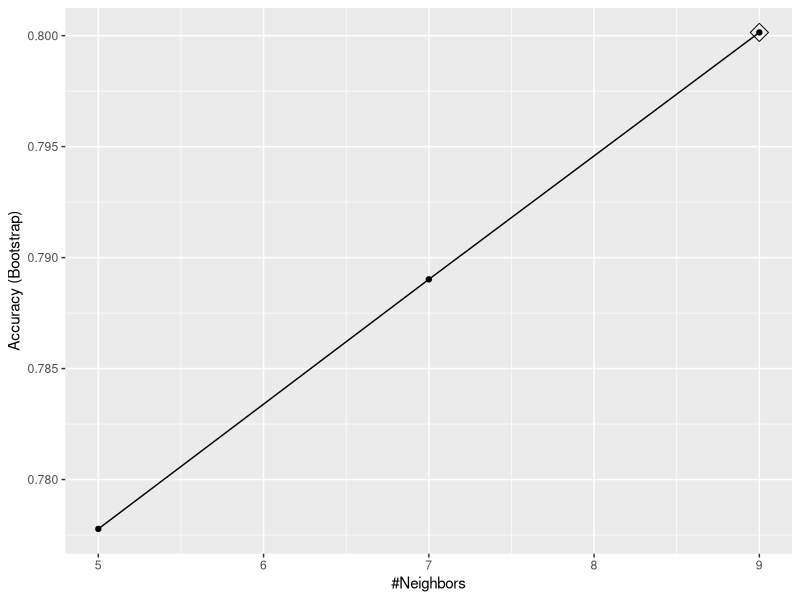
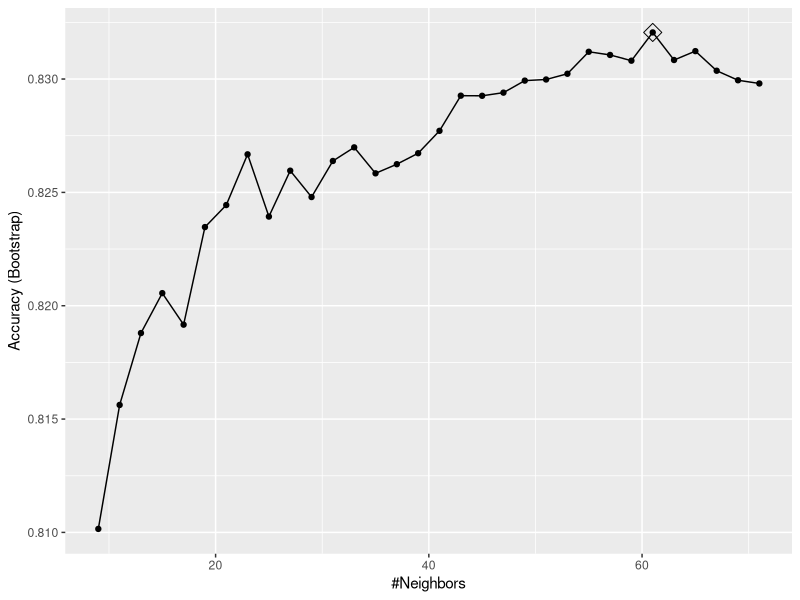
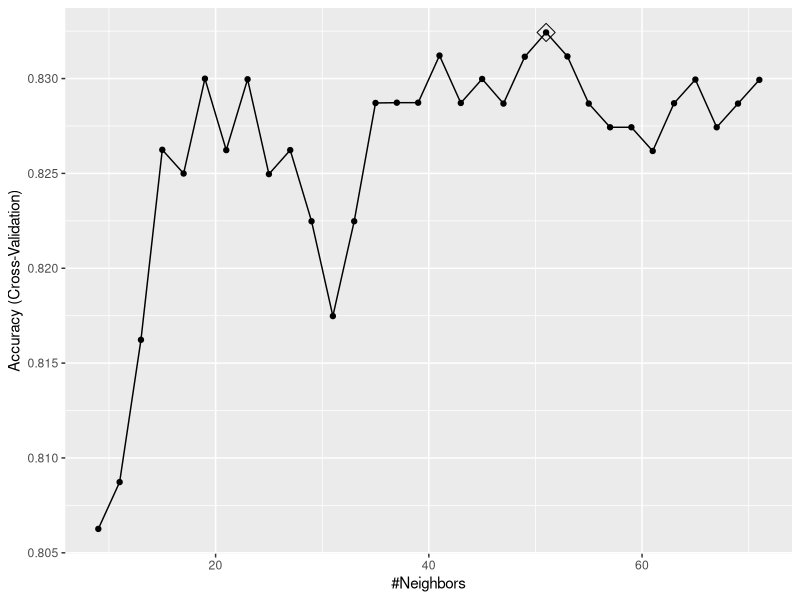
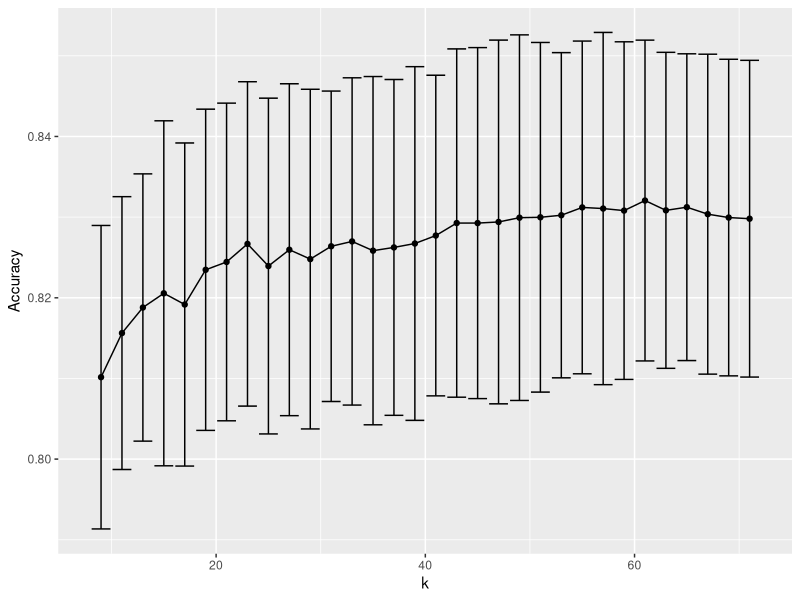
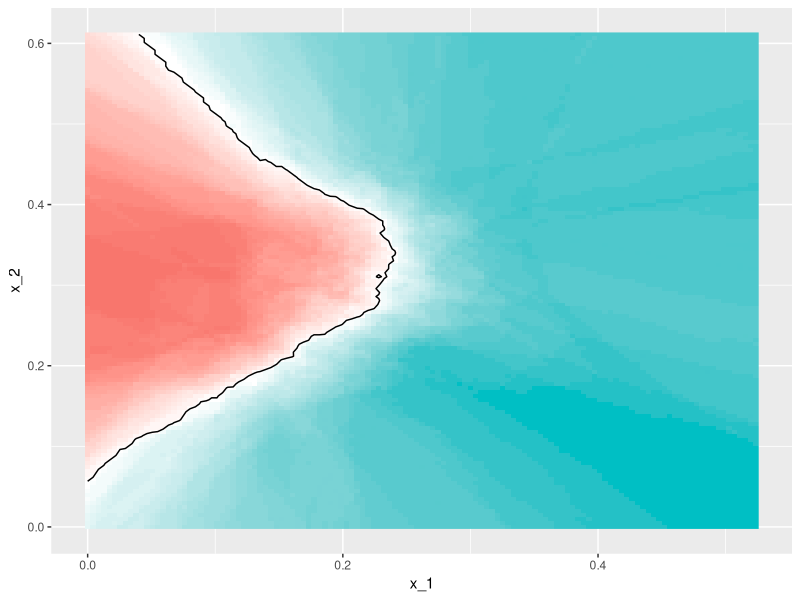
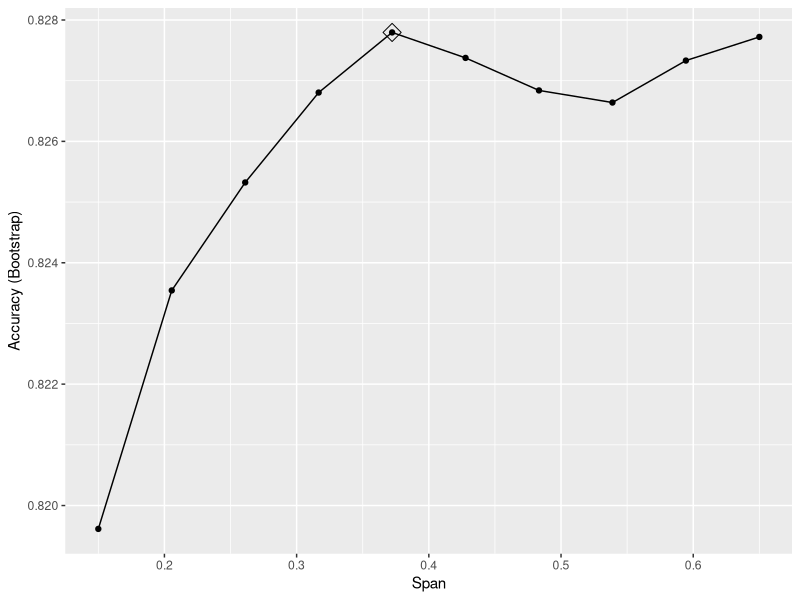
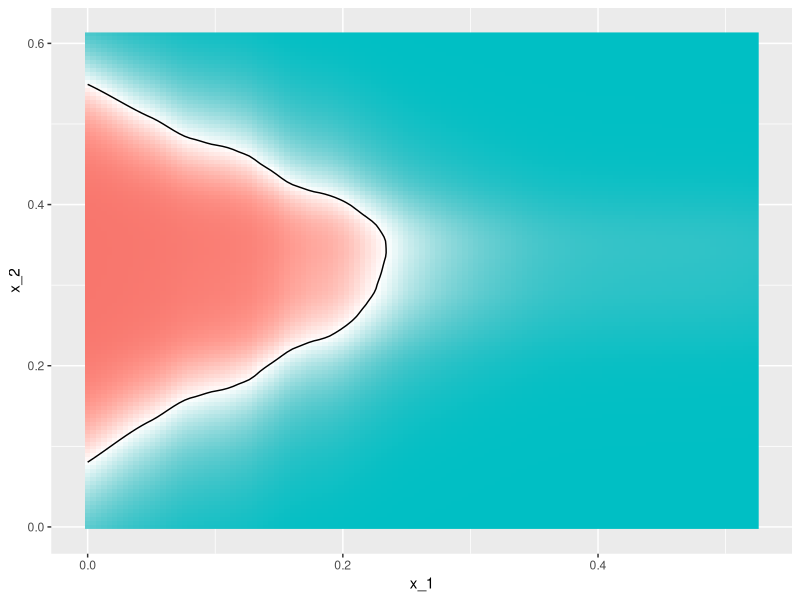

Recreate these plots in R, in order.
library(tidyverse)
library(dslabs)
data("mnist_27")

library(caret)
train_glm <- train(y ~ ., method = "glm", data = mnist_27$train)
train_knn <- train(y ~ ., method = "knn", data = mnist_27$train)

y_hat_glm <- predict(train_glm, mnist_27$test, type = "raw")
y_hat_knn <- predict(train_knn, mnist_27$test, type = "raw")

confusionMatrix(y_hat_glm, mnist_27$test$y)$overall[["Accuracy"]]
confusionMatrix(y_hat_knn, mnist_27$test$y)$overall[["Accuracy"]]



getModelInfo("knn")
modelLookup("knn")

train_knn <- train(y ~ ., method = "knn", data = mnist_27$train)
ggplot(train_knn, highlight = TRUE)

train_knn <- train(y ~ ., method = "knn", 
                   data = mnist_27$train,
                   tuneGrid = data.frame(k = seq(9, 71, 2)))
ggplot(train_knn, highlight = TRUE)
train_knn$bestTune
train_knn$finalModel
confusionMatrix(predict(train_knn, mnist_27$test, type = "raw"),
                mnist_27$test$y)$overall["Accuracy"]

control <- trainControl(method = "cv", number = 10, p = .9)
train_knn_cv <- train(y ~ ., method = "knn", 
                      data = mnist_27$train,
                      tuneGrid = data.frame(k = seq(9, 71, 2)),
                      trControl = control)
ggplot(train_knn_cv, highlight = TRUE)

train_knn$results %>% 
  ggplot(aes(x = k, y = Accuracy)) +
  geom_line() +
  geom_point() +
  geom_errorbar(aes(x = k, 
                    ymin = Accuracy - AccuracySD,
                    ymax = Accuracy + AccuracySD))

plot_cond_prob <- function(p_hat=NULL){
  tmp <- mnist_27$true_p
  if(!is.null(p_hat)){
    tmp <- mutate(tmp, p=p_hat)
  }
  tmp %>% ggplot(aes(x_1, x_2, z=p, fill=p)) +
    geom_raster(show.legend = FALSE) +
    scale_fill_gradientn(colors=c("#F8766D","white","#00BFC4")) +
    stat_contour(breaks=c(0.5),color="black")
}

plot_cond_prob(predict(train_knn, mnist_27$true_p, type = "prob")[,2])

if (!("gam" %in% rownames(installed.packages()))) install.packages("gam")
modelLookup("gamLoess")

grid <- expand.grid(span = seq(0.15, 0.65, len = 10), degree = 1)

train_loess <- train(y ~ ., 
                     method = "gamLoess",
                     tuneGrid=grid,
                     data = mnist_27$train)
ggplot(train_loess, highlight = TRUE)

confusionMatrix(data = predict(train_loess, mnist_27$test), 
                reference = mnist_27$test$y)$overall["Accuracy"]

p1 <- plot_cond_prob(predict(train_loess, mnist_27$true_p, type = "prob")[,2])
p1
